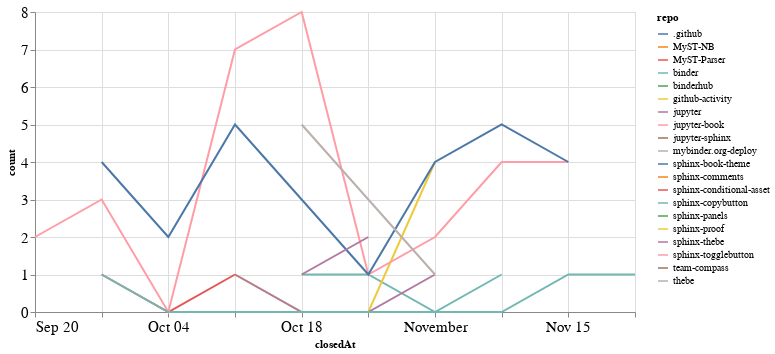

Source (notebook cell):
### Code cell
closed_by_time = closed_by.groupby('repo').resample('W', on='closedAt').count()['author'].reset_index()
closed_by_time = closed_by_time.rename(columns={'author': 'count'})

alt.Chart(closed_by_time, width=600).mark_line().encode(
    x='closedAt',
    y='count',
    color='repo',
    tooltip="repo"
)

### Figure 1 — Vega-Lite specification as saved in the notebook (floating-point values rounded to 4 significant figures)
{"config": {"axisLeft": {"labelFontSize": 15}, "axisBottom": {"labelFontSize": 15}}, "data": {"name": "data-764e48740af9415c5f39c94f0ec1b5de"}, "mark": "line", "encoding": {"color": {"type": "nominal", "field": "repo"}, "tooltip": {"type": "nominal", "field": "repo"}, "x": {"type": "temporal", "field": "closedAt"}, "y": {"type": "quantitative", "field": "count"}}, "width": 600, "$schema": "https://vega.github.io/schema/vega-lite/v4.8.1.json", "datasets": {"data-764e48740af9415c5f39c94f0ec1b5de": [{"repo": ".github", "closedAt": "2020-11-08T00:00:00", "count": 1}, {"repo": "MyST-NB", "closedAt": "2020-11-08T00:00:00", "count": 1}, {"repo": "MyST-Parser", "closedAt": "2020-09-27T00:00:00", "count": 1}, {"repo": "MyST-Parser", "closedAt": "2020-10-04T00:00:00", "count": 0}, {"repo": "MyST-Parser", "closedAt": "2020-10-11T00:00:00", "count": 1}, {"repo": "binder", "closedAt": "2020-10-18T00:00:00", "count": 1}, {"repo": "binder", "closedAt": "2020-10-25T00:00:00", "count": 1}, {"repo": "binder", "closedAt": "2020-11-01T00:00:00", "count": 0}, {"repo": "binder", "closedAt": "2020-11-08T00:00:00", "count": 0}, {"repo": "binder", "closedAt": "2020-11-15T00:00:00", "count": 1}, {"repo": "binder", "closedAt": "2020-11-22T00:00:00", "count": 1}, {"repo": "binderhub", "closedAt": "2020-11-01T00:00:00", "count": 1}, {"repo": "github-activity", "closedAt": "2020-10-11T00:00:00", "count": 1}, {"repo": "github-activity", "closedAt": "2020-10-18T00:00:00", "count": 0}, {"repo": "github-activity", "closedAt": "2020-10-25T00:00:00", "count": 0}, {"repo": "github-activity", "closedAt": "2020-11-01T00:00:00", "count": 4}, {"repo": "jupyter", "closedAt": "2020-10-11T00:00:00", "count": 1}, {"repo": "jupyter", "closedAt": "2020-10-18T00:00:00", "count": 0}, {"repo": "jupyter", "closedAt": "2020-10-25T00:00:00", "count": 0}, {"repo": "jupyter", "closedAt": "2020-11-01T00:00:00", "count": 1}, {"repo": "jupyter-book", "closedAt": "2020-09-20T00:00:00", "count": 2}, {"repo": "jupyter-book", "closedAt": "2020-09-27T00:00:00", "count": 3}, {"repo": "jupyter-book", "closedAt": "2020-10-04T00:00:00", "count": 0}, {"repo": "jupyter-book", "closedAt": "2020-10-11T00:00:00", "count": 7}, {"repo": "jupyter-book", "closedAt": "2020-10-18T00:00:00", "count": 8}, {"repo": "jupyter-book", "closedAt": "2020-10-25T00:00:00", "count": 1}, {"repo": "jupyter-book", "closedAt": "2020-11-01T00:00:00", "count": 2}, {"repo": "jupyter-book", "closedAt": "2020-11-08T00:00:00", "count": 4}, {"repo": "jupyter-book", "closedAt": "2020-11-15T00:00:00", "count": 4}, {"repo": "jupyter-sphinx", "closedAt": "2020-09-27T00:00:00", "count": 1}, {"repo": "mybinder.org-deploy", "closedAt": "2020-10-18T00:00:00", "count": 1}, {"repo": "sphinx-book-theme", "closedAt": "2020-09-27T00:00:00", "count": 4}, {"repo": "sphinx-book-theme", "closedAt": "2020-10-04T00:00:00", "count": 2}, {"repo": "sphinx-book-theme", "closedAt": "2020-10-11T00:00:00", "count": 5}, {"repo": "sphinx-book-theme", "closedAt": "2020-10-18T00:00:00", "count": 3}, {"repo": "sphinx-book-theme", "closedAt": "2020-10-25T00:00:00", "count": 1}, {"repo": "sphinx-book-theme", "closedAt": "2020-11-01T00:00:00", "count": 4}, {"repo": "sphinx-book-theme", "closedAt": "2020-11-08T00:00:00", "count": 5}, {"repo": "sphinx-book-theme", "closedAt": "2020-11-15T00:00:00", "count": 4}, {"repo": "sphinx-comments", "closedAt": "2020-09-27T00:00:00", "count": 1}, {"repo": "sphinx-conditional-asset", "closedAt": "2020-10-25T00:00:00", "count": 2}, {"repo": "sphinx-copybutton", "closedAt": "2020-09-27T00:00:00", "count": 1}, {"repo": "sphinx-copybutton", "closedAt": "2020-10-04T00:00:00", "count": 0}, {"repo": "sphinx-copybutton", "closedAt": "2020-10-11T00:00:00", "count": 0}, {"repo": "sphinx-copybutton", "closedAt": "2020-10-18T00:00:00", "count": 0}, {"repo": "sphinx-copybutton", "closedAt": "2020-10-25T00:00:00", "count": 0}, {"repo": "sphinx-copybutton", "closedAt": "2020-11-01T00:00:00", "count": 0}, {"repo": "sphinx-copybutton", "closedAt": "2020-11-08T00:00:00", "count": 1}, {"repo": "sphinx-panels", "closedAt": "2020-10-18T00:00:00", "count": 1}, {"repo": "sphinx-proof", "closedAt": "2020-09-27T00:00:00", "count": 1}, {"repo": "sphinx-thebe", "closedAt": "2020-10-18T00:00:00", "count": 1}, {"repo": "sphinx-thebe", "closedAt": "2020-10-25T00:00:00", "count": 2}, {"repo": "sphinx-togglebutton", "closedAt": "2020-10-25T00:00:00", "count": 3}, {"repo": "team-compass", "closedAt": "2020-10-11T00:00:00", "count": 1}, {"repo": "thebe", "closedAt": "2020-10-18T00:00:00", "count": 5}, {"repo": "thebe", "closedAt": "2020-10-25T00:00:00", "count": 3}, {"repo": "thebe", "closedAt": "2020-11-01T00:00:00", "count": 1}]}}
